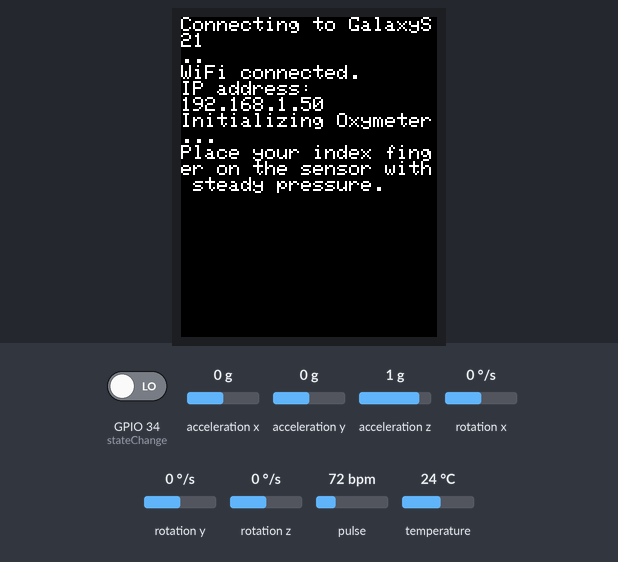
The sketch below on a simulated ESP32. Parts: 128×160 colour display. The test bench sets the inputs (shaded band); at power-on: GPIO 34 (stateChange) LOW, acceleration x 0 g, pulse 72 bpm, acceleration y 0 g, acceleration z 1 g, rotation x 0 °/s, rotation y 0 °/s, rotation z 0 °/s, temperature 24 °C. WiFi joins after 1.5 s; servers stay silent unless stated; network time is answered at once with the bench clock; the local clock reads 2024-03-15 10:24:30 at power-on unless the sketch sets it; what the sketch prints to the serial monitor is not drawn.

Above: at 5.2 s.
At 13.7 s:
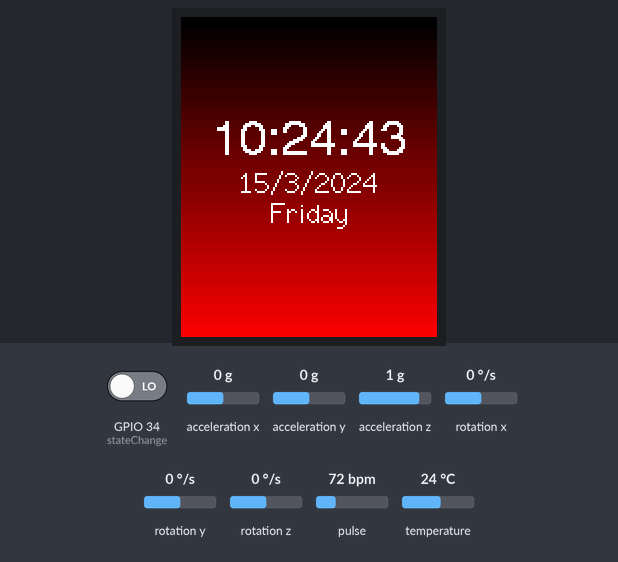
13.8 s: GPIO 34 (stateChange) driven HIGH
15.6 s: GPIO 34 (stateChange) driven LOW
18.6 s: GPIO 34 (stateChange) driven HIGH
21.6 s: acceleration x set to -1.4 g
At 22.0 s:
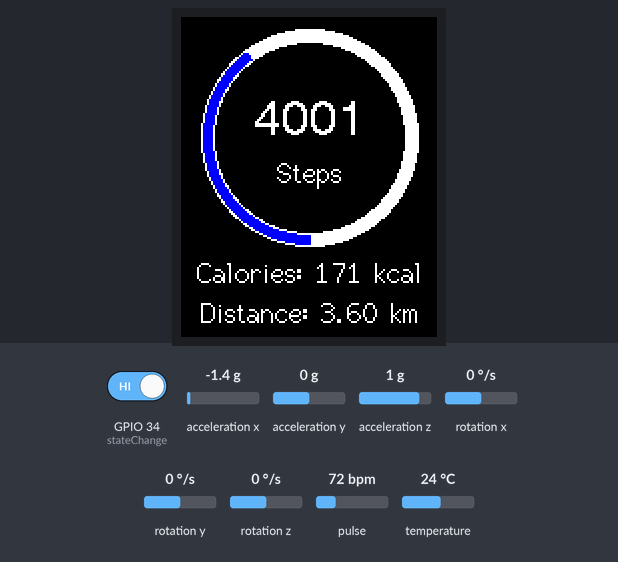
29.1 s: GPIO 34 (stateChange) driven LOW
At 32.0 s:
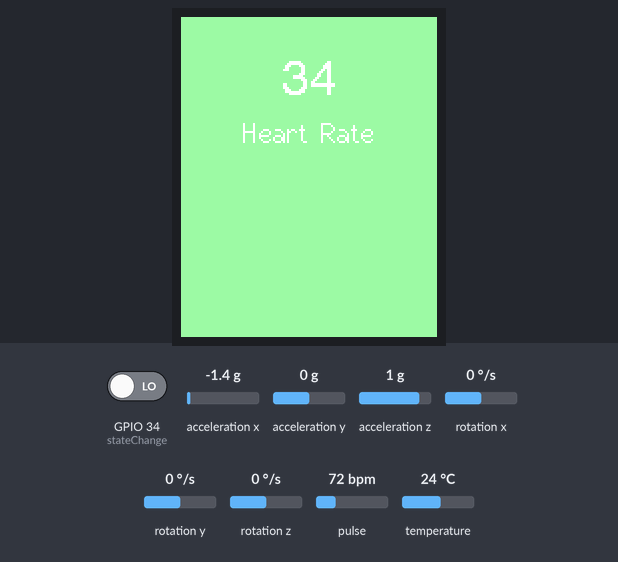
32.1 s: pulse set to 42 bpm
At 33.53 s:
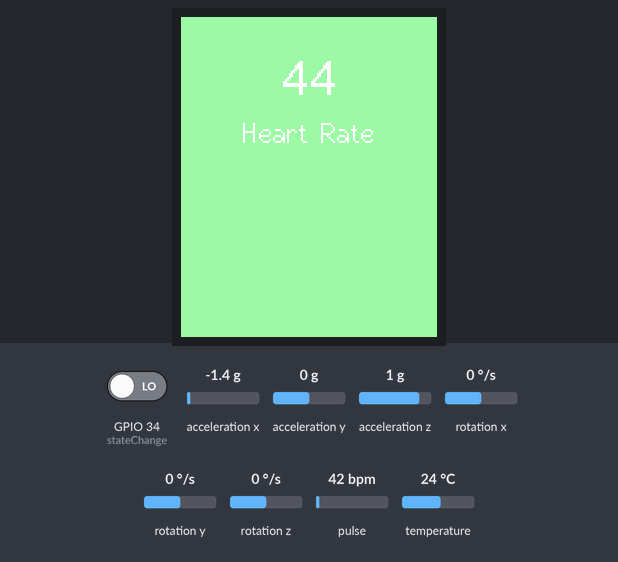
Timing chart, 0 to 35.1 s (numbered marks = the images above; inputs shaded):
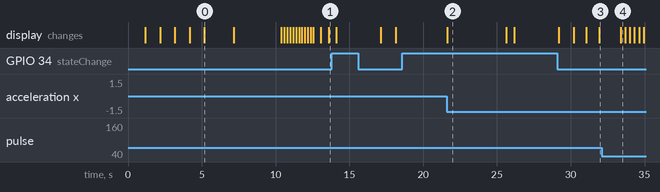

Measured:
- after the input at 18.6 s, every drawn part: stays the same
- after the input at 29.1 s, the display: first differs from a run without the input after 2.0 s (image 3 shows a later state)
- what the display in image 0 shows lasts 2.0 s, from 5.2 s to 7.2 s
- what the display in image 2 shows lasts 4.0 s, from 21.6 s to 25.6 s

The sketch:

master_version_final.ino
```cpp
//Master Version

#include <Adafruit_MPU6050.h>
#include <Adafruit_Sensor.h>
#include <Wire.h>
#include <TFT_eSPI.h>
#include <SPI.h>
#include "MAX30105.h"
#include "heartRate.h"
#include <NTPClient.h>
#include <WiFiUdp.h>
#include <WiFi.h>
#include <TFT_eWidget.h>
#include "string.h"

int state = 1;

MAX30105 particleSensor;
TFT_eSPI tft = TFT_eSPI();
Adafruit_MPU6050 mpu;

const byte RATE_SIZE = 4;
byte rates[RATE_SIZE];
byte rateSpot = 0;
long lastBeat = 0;

float beatsPerMinute;
int beatAvg;

int steps = 4000;
int angle = 0;
int calories = 0;

const char* ssid     = "GalaxyS21";
const char* password = "eany7165";

String weekDays[7]={"Sunday", "Monday", "Tuesday", "Wednesday", "Thursday", "Friday", "Saturday"};
String months[12]={"January", "February", "March", "April", "May", "June", "July", "August", "September", "October", "November", "December"};

#define NTP_OFFSET  19800 // In seconds
#define NTP_INTERVAL 60 * 1000    // In miliseconds
#define NTP_ADDRESS  "time.google.com"

WiFiUDP ntpUDP;
NTPClient timeClient(ntpUDP, NTP_ADDRESS, NTP_OFFSET, NTP_INTERVAL);

GraphWidget gr = GraphWidget(&tft);
TraceWidget tr = TraceWidget(&gr);

const float gxLow  = 0.0;
const float gxHigh = 100.0;
const float gyLow  = 0.0;
const float gyHigh = 100.0;

long irMin = 0;
long irMax = 0;
long irAvg = 0;

int state2init = 0; //0 means watch state yet to be init
int buttonState = 0; //state of the button
const int stateChange =  34; //state change button set to 5

void setup() {
  Serial.begin(115200);

  //state change button init

  pinMode(stateChange, INPUT);

  //tft_init for displaying initial sensor status

  tft.init();
  tft.fillScreen(TFT_BLACK);
  tft.setRotation(0);
  tft.setTextColor(TFT_WHITE);
  tft.setCursor(0, 0);
  tft.setTextWrap(true, true);

  //Wifi_NTP_Client_init

  tft.print("Connecting to ");
  delay(1000);
  tft.println(ssid);
  WiFi.begin(ssid, password);
  while (WiFi.status() != WL_CONNECTED)
  {
    delay(1000);
    tft.print(".");
  }
  tft.println("");
  tft.println("WiFi connected.");
  delay(1000);
  tft.println("IP address: ");
  delay(1000);
  tft.println(WiFi.localIP());
  timeClient.begin();

  //oxy_init

  tft.println("Initializing Oxymeter...");
  if (!particleSensor.begin(Wire, I2C_SPEED_FAST))
  {
    tft.println("MAX30105 was not found. Please check wiring/power. ");
    while (1);
  }
  tft.println("Place your index finger on the sensor with steady pressure.");
  particleSensor.setup();
  particleSensor.setPulseAmplitudeRed(0x0A);
  particleSensor.setPulseAmplitudeGreen(0);
  delay(2000);

  //graph_init

  gr.createGraph(100, 40, 0x9fd4);
  gr.setGraphScale(gxLow, gxHigh, gyLow, gyHigh);
  tr.startTrace(TFT_BLACK);
  gr.setGraphGrid(gxLow, 101.0, gyLow, 101.0, TFT_BLACK);

  //accelerometer_init

  if (!mpu.begin()) {
  tft.println("MPU Sensor init failed");
  while (1)
    yield();
  }
  else {
    tft.println("MPU init successfull");
  }
  mpu.setAccelerometerRange(MPU6050_RANGE_8_G);
  mpu.setGyroRange(MPU6050_RANGE_500_DEG);
  mpu.setFilterBandwidth(MPU6050_BAND_5_HZ);
  delay(2000);

  //Startup_init
  static uint32_t index = 0;
  for(int j = 160; j >= 0; j=j-5) {
    uint16_t fg_color = rainbow(index);
    uint16_t xcen = tft.width() / 2;
    uint16_t ycen = tft.height() / 2;
    tft.drawSmoothCircle(xcen, ycen, j, fg_color, TFT_BLACK);
    index += 5;
    delay(100);
  }

  //state_1_bg_init

  tft.fillRectVGradient(0, 0, 128, 160, TFT_BLACK, TFT_RED);
  tft.setTextColor(TFT_WHITE);
}

void loop() {

  buttonState = digitalRead(stateChange);

  if(buttonState == 1) {
    state++;
    delay(3000);
    if(state > 3) {
      state = 1;
      state2init = 0;
    }
  }

  if(state == 1) {
    timeClient.update();
    time_t epochTime = timeClient.getEpochTime();
    String formattedTime = timeClient.getFormattedTime();
    struct tm *ptm = gmtime ((time_t *)&epochTime);

    int monthDay = ptm->tm_mday;
    int currentMonth = ptm->tm_mon+1;
    String currentMonthName = months[currentMonth-1];
    int currentYear = ptm->tm_year+1900;
    String weekDay = weekDays[timeClient.getDay()];

    tft.drawCentreString(formattedTime, 64, 50, 4);
    String currentDate = String(monthDay) + "/" + String(currentMonth) + "/" + String(currentYear);
    tft.drawCentreString(currentDate, 64, 75, 2);
    tft.drawCentreString(weekDay, 64, 90, 2);
    delay(500);
    tft.fillRectVGradient(0, 0, 128, 160, TFT_BLACK, TFT_RED);
    Serial.println(formattedTime);
  }

  if(state == 2) {
    if(state2init == 0) {
      tft.fillScreen(0x9fd4);
      state2init = 1;
      delay(1000);
    }
    tft.fillRect(0, 0, 128, 60, 0x9fd4);
    long irValue = particleSensor.getIR();

    if (checkForBeat(irValue) == true)
    {
      //We sensed a beat!
      long delta = millis() - lastBeat;
      lastBeat = millis();

      beatsPerMinute = 60 / (delta / 1000.0);

      if (beatsPerMinute < 255 && beatsPerMinute > 20)
      {
        rates[rateSpot++] = (byte)beatsPerMinute; //Store this reading in the array
        rateSpot %= RATE_SIZE; //Wrap variable
        beatAvg = 0;
        for (byte x = 0 ; x < RATE_SIZE ; x++)
          beatAvg += rates[x];
        beatAvg /= RATE_SIZE;
      }
    }
    char beatAvgstr[10];
    itoa(beatAvg, beatAvgstr, 10);
    if (irValue < 50000) {
      tft.drawCentreString("No finger?", 64, 20, 2);
    }
    else {
      tft.drawCentreString(beatAvgstr, 64, 20, 4);
    }
    tft.drawCentreString("Heart Rate", 64, 50, 2);
    delay(20);

    static float gx = 0.0, gy = 0.0;
    static float delta = 10.0;
    tr.addPoint(gx, gy);
    gx += 1.0;
    //gy = ((irValue - 90000.0) / 6200.0) * 100;
    gy = ((irValue - irMin) / 500.0) * 100.0;
    irAvg = (irAvg + irValue) / 2;
    if (gx > gxHigh) {
        gx = 0.0;
        gr.drawGraph(14, 80);
        tr.startTrace(TFT_BLACK);
        irMax = irAvg + 250;
        irMin = irAvg - 250;
      }
      //Serial.println(irValue); --> used for debugging
  }

  if(state == 3) {
    sensors_event_t a, g, temp;
    mpu.getEvent(&a, &g, &temp);
    if((a.acceleration.x > 6) || (a.acceleration.x < -6)) {
      steps++;
    }
    tft.fillScreen(TFT_BLACK);
    tft.drawSmoothArc(64, 60, 54, 48, 0, 360, TFT_WHITE, TFT_WHITE, true);
    angle = (steps / 10000.0) * 360;
    calories = 0.042985 * steps; //for average age of 22 Male, 77kg and 177 cm height
    tft.drawSmoothArc(64, 60, 53, 49, 0, angle, TFT_BLUE, TFT_BLUE, true);
    tft.drawCentreString(String(steps), 64, 40, 4);
    tft.drawCentreString("Steps", 64, 70, 2);
    String cal = "Calories: " + String(calories) + " kcal";
    tft.drawCentreString(cal, 64, 120, 2);
    String distance = "Distance: " + String(steps * 0.0009) + " km"; //for average of 0.9 m per step
    tft.drawCentreString(distance, 64, 140, 2);
    delay(1000);
  }

}

unsigned int rainbow(byte value)
{

  value = value%192;

  byte red   = 0; // Red is the top 5 bits of a 16 bit colour value
  byte green = 0; // Green is the middle 6 bits, but only top 5 bits used here
  byte blue  = 0; // Blue is the bottom 5 bits

  byte sector = value >> 5;
  byte amplit = value & 0x1F;

  switch (sector)
  {
    case 0:
      red   = 0x1F;
      green = amplit; // Green ramps up
      blue  = 0;
      break;
    case 1:
      red   = 0x1F - amplit; // Red ramps down
      green = 0x1F;
      blue  = 0;
      break;
    case 2:
      red   = 0;
      green = 0x1F;
      blue  = amplit; // Blue ramps up
      break;
    case 3:
      red   = 0;
      green = 0x1F - amplit; // Green ramps down
      blue  = 0x1F;
      break;
    case 4:
      red   = amplit; // Red ramps up
      green = 0;
      blue  = 0x1F;
      break;
    case 5:
      red   = 0x1F;
      green = 0;
      blue  = 0x1F - amplit; // Blue ramps down
      break;
  }
  return red << 11 | green << 6 | blue;
}
```
